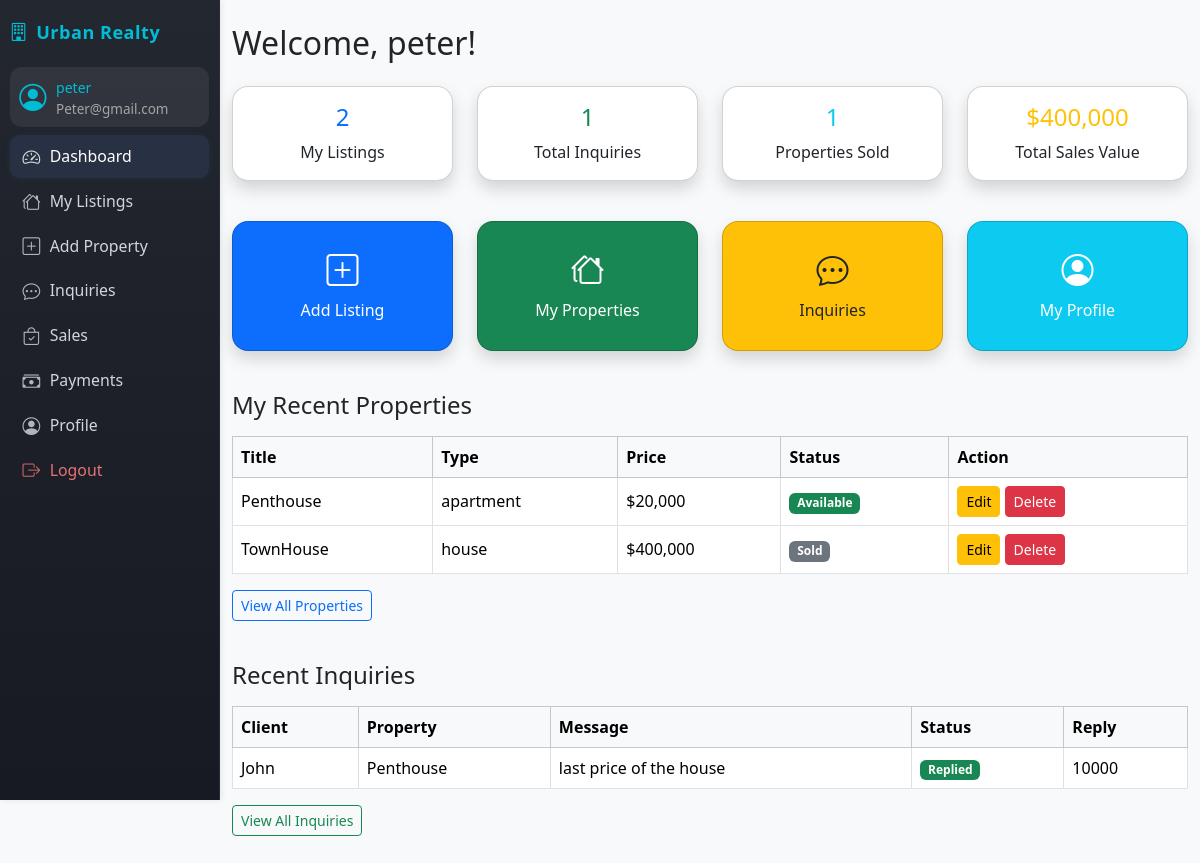
/dashboards/agent_dashboard.php (signed in), run on the app's committed database.
### tables this page shows
CREATE TABLE `users` (
  `id` int(11) NOT NULL AUTO_INCREMENT,
  `username` varchar(100) DEFAULT NULL,
  `password` varchar(255) DEFAULT NULL,
  `email` varchar(100) DEFAULT NULL,
  `role` enum('admin','agent','client') DEFAULT NULL,
  `created_at` datetime DEFAULT current_timestamp(),
  PRIMARY KEY (`id`),
  UNIQUE KEY `username` (`username`),
  UNIQUE KEY `email` (`email`)
);

CREATE TABLE `properties` (
  `id` int(11) NOT NULL AUTO_INCREMENT,
  `agent_id` int(11) DEFAULT NULL,
  `title` varchar(255) DEFAULT NULL,
  `description` text DEFAULT NULL,
  `price` decimal(12,2) DEFAULT NULL,
  `location` varchar(100) DEFAULT NULL,
  `type` enum('apartment','house','land','commercial') DEFAULT NULL,
  `image` varchar(255) DEFAULT NULL,
  `status` enum('available','sold') DEFAULT 'available',
  `created_at` datetime DEFAULT current_timestamp(),
  PRIMARY KEY (`id`),
  KEY `agent_id` (`agent_id`),
  CONSTRAINT `properties_ibfk_1` FOREIGN KEY (`agent_id`) REFERENCES `users` (`id`)
);

CREATE TABLE `inquiries` (
  `id` int(11) NOT NULL AUTO_INCREMENT,
  `client_id` int(11) DEFAULT NULL,
  `property_id` int(11) DEFAULT NULL,
  `message` text DEFAULT NULL,
  `status` enum('pending','replied') DEFAULT 'pending',
  `created_at` datetime DEFAULT current_timestamp(),
  `reply` text DEFAULT NULL,
  PRIMARY KEY (`id`),
  KEY `client_id` (`client_id`),
  KEY `property_id` (`property_id`),
  CONSTRAINT `inquiries_ibfk_1` FOREIGN KEY (`client_id`) REFERENCES `users` (`id`),
  CONSTRAINT `inquiries_ibfk_2` FOREIGN KEY (`property_id`) REFERENCES `properties` (`id`)
);

### dashboards/agent_dashboard.php (the view, shortened to what this page needs)
<?php require_once('../includes/auth.php'); require_once('../includes/db.php');
$aid = $_SESSION['user_id'];
$user_row = $conn->query("SELECT username FROM users WHERE id=$aid")->fetch_assoc();
$username = $user_row ? $user_row['username'] : 'Agent';
$my_listings = $conn->query("SELECT COUNT(*) FROM properties WHERE agent_id=$aid")->fetch_row()[0];
$total_inquiries = $conn->query("SELECT COUNT(*) FROM inquiries i JOIN properties p ON i.property_id=p.id WHERE p.agent_id=$aid")->fetch_row()[0];
$props_sold = $conn->query("SELECT COUNT(*) FROM properties WHERE agent_id=$aid AND status='sold'")->fetch_row()[0];
$total_sales = $conn->query("SELECT IFNULL(SUM(s.sale_price),0)
    FROM sales s
    JOIN properties p ON s.property_id = p.id
    WHERE p.agent_id=$aid")->fetch_row()[0];
?>
<!DOCTYPE html>
<html lang="en">
<head>
    <link rel="stylesheet" href="../assets/css/bootstrap.min.css">
</head>
<body>
<?php include('../includes/sidebar.php'); ?>
<div class="container mt-4">
    <h2 class="mb-4">Welcome, <?=htmlspecialchars($username)?>!</h2>
    <div class="row g-4 dashboard-section">
        <div class="col-md-3">
            <div class="card dashboard-card shadow text-center p-3">
                <div class="h4 mb-2 text-primary"><?=$my_listings?></div>
                <div>My Listings</div>
            </div>
        </div>
        <div class="col-md-3">
            <div class="card dashboard-card shadow text-center p-3">
                <div class="h4 mb-2 text-success"><?=$total_inquiries?></div>
                <div>Total Inquiries</div>
            </div>
        </div>
        <div class="col-md-3">
            <div class="card dashboard-card shadow text-center p-3">
                <div class="h4 mb-2 text-info"><?=$props_sold?></div>
                <div>Properties Sold</div>
            </div>
        </div>
        <div class="col-md-3">
            <div class="card dashboard-card shadow text-center p-3">
                <div class="h4 mb-2 text-warning">$<?=number_format($total_sales)?></div>
                <div>Total Sales Value</div>
            </div>
        </div>
    </div>
    <div class="row g-4 dashboard-section">
        <div class="col-md-3">
            <a href="../properties/add_property.php" class="card quick-link-card text-decoration-none shadow text-center p-4 bg-primary text-white">
                <div class="fs-2 mb-1"><i class="bi bi-plus-square"></i></div>
                Add Listing
            </a>
        </div>
        <div class="col-md-3">
            <a href="../properties/my_properties.php" class="card quick-link-card text-decoration-none shadow text-center p-4 bg-success text-white">
                <div class="fs-2 mb-1"><i class="bi bi-houses"></i></div>
                My Properties
            </a>
        </div>
        <div class="col-md-3">
            <a href="../inquiries/view_inquiries.php" class="card quick-link-card text-decoration-none shadow text-center p-4 bg-warning text-dark">
                <div class="fs-2 mb-1"><i class="bi bi-chat-dots"></i></div>
                Inquiries
            </a>
        </div>
        <div class="col-md-3">
            <a href="../users/profile.php" class="card quick-link-card text-decoration-none shadow text-center p-4 bg-info text-white">
                <div class="fs-2 mb-1"><i class="bi bi-person-circle"></i></div>
                My Profile
            </a>
        </div>
    </div>
    <div class="dashboard-section">
        <h4 class="mb-3">My Recent Properties</h4>
        <div class="table-responsive">
        <table class="table table-bordered bg-white">
            <thead class="table-light">
                <tr>
                    <th>Title</th>
                    <th>Type</th>
                    <th>Price</th>
                    <th>Status</th>
                    <th>Action</th>
                </tr>
            </thead>
            <tbody>
            <?php
            $sql = "SELECT * FROM properties WHERE agent_id=$aid ORDER BY id DESC LIMIT 5";
            $res = $conn->query($sql);
            if ($res->num_rows == 0): ?>
            <?php endif;
            while($row = $res->fetch_assoc()): ?>
            <tr>
                <td><?=htmlspecialchars($row['title'])?></td>
                <td><?=htmlspecialchars($row['type'])?></td>
                <td>$<?=number_format($row['price'])?></td>
                <td>
                    <span class="badge <?=$row['status']=='available'?'bg-success':'bg-secondary'?>">
                        <?=ucfirst($row['status'])?>
                    </span>
                </td>
                <td>
                    <a href="../properties/edit_property.php?id=<?=$row['id']?>" class="btn btn-sm btn-warning">Edit</a>
                    <a href="../properties/delete_property.php?id=<?=$row['id']?>" class="btn btn-sm btn-danger" onclick="return confirm('Delete?')">Delete</a>
                </td>
            </tr>
            <?php endwhile; ?>
            </tbody>
        </table>
        </div>
        <div><a href="../properties/my_properties.php" class="btn btn-outline-primary btn-sm">View All Properties</a></div>
    </div>
    <div class="dashboard-section">
        <h4 class="mb-3">Recent Inquiries</h4>
        <div class="table-responsive">
        <table class="table table-bordered bg-white">
            <thead class="table-light">
                <tr>
                    <th>Client</th>
                    <th>Property</th>
                    <th>Message</th>
                    <th>Status</th>
                    <th>Reply</th>
                </tr>
            </thead>
            <tbody>
            <?php
            $sql = "SELECT i.*, p.title as property_title, u.username as client_name
                    FROM inquiries i
                    JOIN properties p ON i.property_id = p.id
                    JOIN users u ON i.client_id = u.id
                    WHERE p.agent_id = $aid
                    ORDER BY i.id DESC LIMIT 5";
            $res = $conn->query($sql);
            if ($res->num_rows == 0): ?>
            <?php endif;
            while($row = $res->fetch_assoc()): ?>
            <tr>
                <td><?=htmlspecialchars($row['client_name'])?></td>
                <td><?=htmlspecialchars($row['property_title'])?></td>
                <td><?=htmlspecialchars($row['message'])?></td>
                <td>
                    <span class="badge <?=$row['status']=='replied'?'bg-success':'bg-warning text-dark'?>">
                        <?=ucfirst($row['status'])?>
                    </span>
                </td>
                <td>
                    <?php if($row['status']=='replied') echo htmlspecialchars($row['reply']); else echo '<span class="text-muted">-</span>'; ?>
                </td>
            </tr>
            <?php endwhile; ?>
            </tbody>
        </table>
        </div>
        <div><a href="../inquiries/view_inquiries.php" class="btn btn-outline-success btn-sm">View All Inquiries</a></div>
    </div>
</div>
<link rel="stylesheet" href="https://cdn.jsdelivr.net/npm/bootstrap-icons@1.11.3/font/bootstrap-icons.min.css">
</body>
</html>

### includes/sidebar.php (shortened to what this page needs)
<?php
$role = $_SESSION['role'];
$user_id = $_SESSION['user_id'] ?? null;
$user_name = '';
$user_email = '';
if ($user_id) {
    $user_res = $conn->query("SELECT username,email FROM users WHERE id=$user_id");
    if ($user_res && $user_res->num_rows) {
        $u = $user_res->fetch_assoc();
        $user_name = htmlspecialchars($u['username']);
        $user_email = htmlspecialchars($u['email']);
    }
}
?>
<head>
    <link rel="stylesheet" href="https://cdn.jsdelivr.net/npm/bootstrap-icons@1.11.3/font/bootstrap-icons.min.css">
</head>
<nav class="sidebar">
    <div class="sidebar-brand">
        <i class="bi bi-building"></i> Urban Realty
    </div>
    <div class="user-mini-profile mb-2">
        <i class="bi bi-person-circle"></i>
        <div class="user-details">
            <span><?= $user_name ?: ucfirst($role) ?></span>
            <small style="color:#a5a5a5;font-size:0.95em;"><?= $user_email ?></small>
        </div>
    </div>
    <ul class="nav flex-column">
        <?php if($role=='admin'): ?>
            <li><a href="../dashboards/admin_dashboard.php" class="nav-link <?=strpos($_SERVER['PHP_SELF'],'admin_analytics.php')!==false?'active':''?>"><i class="bi bi-speedometer2"></i> Dashboard</a></li>
            <li><a href="../users/manage_users.php" class="nav-link <?=strpos($_SERVER['PHP_SELF'],'manage_users.php')!==false?'active':''?>"><i class="bi bi-people"></i> Users</a></li>
            <li><a href="../properties/manage_properties.php" class="nav-link <?=strpos($_SERVER['PHP_SELF'],'manage_properties.php')!==false?'active':''?>"><i class="bi bi-house-gear"></i> Properties</a></li>
            <li><a href="../sales/view_sales.php" class="nav-link <?=strpos($_SERVER['PHP_SELF'],'view_sales.php')!==false?'active':''?>"><i class="bi bi-bag-check"></i> Sales</a></li>
            <li><a href="../payments/view_payments.php" class="nav-link <?=strpos($_SERVER['PHP_SELF'],'view_payments.php')!==false?'active':''?>"><i class="bi bi-cash-stack"></i> Payments</a></li>
        <?php elseif($role=='agent'): ?>
            <li><a href="../dashboards/agent_dashboard.php" class="nav-link <?=strpos($_SERVER['PHP_SELF'],'agent_dashboard.php')!==false?'active':''?>"><i class="bi bi-speedometer2"></i> Dashboard</a></li>
            <li><a href="../properties/my_properties.php" class="nav-link <?=strpos($_SERVER['PHP_SELF'],'my_properties.php')!==false?'active':''?>"><i class="bi bi-houses"></i> My Listings</a></li>
            <li><a href="../properties/add_property.php" class="nav-link <?=strpos($_SERVER['PHP_SELF'],'add_property.php')!==false?'active':''?>"><i class="bi bi-plus-square"></i> Add Property</a></li>
            <li><a href="../inquiries/view_inquiries.php" class="nav-link <?=strpos($_SERVER['PHP_SELF'],'view_inquiries.php')!==false?'active':''?>"><i class="bi bi-chat-dots"></i> Inquiries</a></li>
            <li><a href="../sales/view_sales.php" class="nav-link <?=strpos($_SERVER['PHP_SELF'],'view_sales.php')!==false?'active':''?>"><i class="bi bi-bag-check"></i> Sales</a></li>
            <li><a href="../payments/view_payments.php" class="nav-link <?=strpos($_SERVER['PHP_SELF'],'view_payments.php')!==false?'active':''?>"><i class="bi bi-cash-stack"></i> Payments</a></li>
            <li><a href="../users/profile.php" class="nav-link <?=strpos($_SERVER['PHP_SELF'],'profile.php')!==false?'active':''?>"><i class="bi bi-person-circle"></i> Profile</a></li>
        <?php endif; ?>
        <li><a href="../auth/logout.php" class="nav-link text-danger"><i class="bi bi-box-arrow-right"></i> Logout</a></li>
    </ul>
</nav>

### dashboards/agent_dashboard.php (style rules this page uses)
body { background: #f8f9fa; }
.dashboard-card { border-radius:1rem; }
.dashboard-section { margin-bottom: 2.5rem; }
.table td, .table th { vertical-align: middle; }
.quick-link-card { border-radius:1rem; min-height:130px; }

### includes/sidebar.php (style rules this page uses)
.sidebar { position: fixed; top: 0; left: 0; height: 100vh; width: 220px; background: linear-gradient(180deg,#23272f 0,#171923 100%); color: #fff; padding: 1.2rem 0.6rem 1rem 0.6rem; z-index: 1000; border-right: 1px solid #292b36; box-shadow: 1px 0 6px rgba(0,0,0,0.09); display: flex; flex-direction: column; font-size: 0.96rem; overflow-y: auto; min-height: 0; max-height: 100vh; }
.sidebar-brand { font-size: 1.13rem; font-weight: 600; letter-spacing: .5px; margin-bottom: 1.3rem; color: #00bcd4; display: flex; align-items:center; gap: 0.5rem; }
.sidebar .user-mini-profile { background: rgba(255,255,255,0.07); border-radius: .75rem; padding: .6rem .6rem .5rem .6rem; margin-bottom: 1.5rem; font-size: .89rem; display: flex; align-items: center; gap: 0.6rem; }
.sidebar .user-mini-profile .bi-person-circle { font-size: 1.7rem; color: #00bcd4; }
.sidebar .user-mini-profile .user-details span { display: block; color: #00bcd4; font-weight: 500; margin-bottom: 0; font-size: 0.99em; }
.sidebar .nav { flex: 1 1 auto; margin-bottom: 1.4rem; }
.sidebar .nav-link { color: #d1d6de; margin-bottom: .10rem; padding: .52rem 0.8rem; font-size: 0.99rem; border-radius: .6rem; display: flex; align-items: center; gap: .60rem; transition: background .14s, color .13s; font-weight: 500; }
.sidebar .nav-link.active, .sidebar .nav-link:hover, .sidebar .nav-link:focus { color: #fff !important; background: #283043 !important; box-shadow: 0 1px 7px rgba(0,188,212,.09); }
.sidebar .nav-link .bi { font-size: 1.12em; opacity: 0.82; }
.sidebar .nav-link.text-danger { color: #e57373 !important; }
body { margin-left: 220px !important; }

### data on the page
users: username "peter", email "Peter@gmail.com"
properties: title "Penthouse", type "apartment", price "20,000", status "Available"
properties: title "TownHouse", type "house", price "400,000", status "Sold"
inquiries: client.username "John", property.title "Penthouse", message "last price of the house", status "Replied", reply "10000"

### other printed values
$my_listings "2"
$total_inquiries "1"
$props_sold "1"
$total_sales "400,000"
